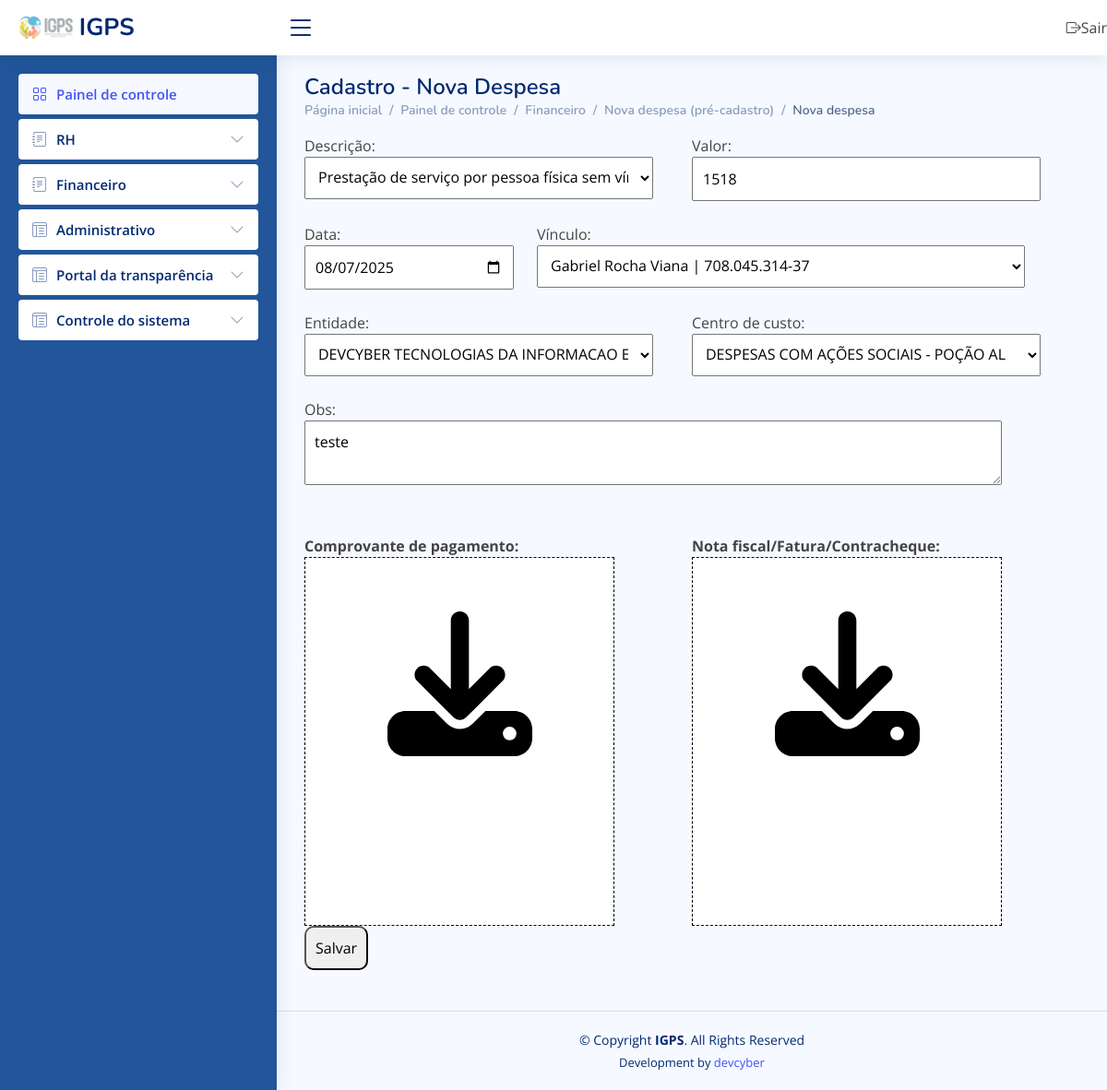
/nova_despesa/4/ (signed in), run on the app's committed database.
### corpo/models.py (models this page shows)
class PreCadastroContasPagar(models.Model):
    usuario_pre_cadastro = models.CharField(max_length=200)
    valor = models.CharField(max_length=200)
    vinculo = models.CharField(max_length=200)#Colaborador, Fornecedor, Movimentacao entre contas
    data = models.CharField(max_length=200)
    obs = models.CharField(max_length=5000, null=True)
    descricao = models.CharField(max_length=200)
    status = models.CharField(max_length=200)
    long = models.CharField(max_length=200)
    lat = models.CharField(max_length=200)
    entidade = models.CharField(max_length=200)
    centrodecusto = models.CharField(max_length=200, null=True)
    comprovante_pagamento = models.FileField(null=True)
    nota_fatura = models.FileField(null=True)#Nota fiscal, Fatura, Contracheque

### corpo/views.py (the view)
# urls.py: url(r'nova_despesa/(?P<cod>[0-9]+)/', views.nova_despesa, name="nova_despesa"),
@login_required
def nova_despesa(request, cod):
    msg = 'Tela de cadastro. Tela de pre-cadastro encerrada.'
    if request.method == 'POST':
        usuario_cadastro = request.user.username
        valor = request.POST.get('valor')
        vinculo = request.POST.get('vinculo').split('-')[0] + '-' + request.POST.get('vinculo').split('-')[1]
        nome_vinculo = request.POST.get('vinculo').split('-')[2]
        data = request.POST.get('data')
        obs = request.POST.get('obs')
        descricao = request.POST.get('descricao')
        status = ''
        long = request.POST.get('long')
        lat = request.POST.get('lat')
        entidade = request.POST.get('entidade')
        comprovante_pagamento = request.FILES.get('comprovante_pagamento')
        nota_fatura = request.FILES.get('comprovante_pagamento')
        ContasPagar(usuario_cadastro=usuario_cadastro, valor=valor, nome_vinculo=nome_vinculo, vinculo=vinculo, data=data, obs=obs, descricao=descricao, status=status,
        comprovante_pagamento=comprovante_pagamento, nota_fatura=nota_fatura, long=long, lat=lat, entidade=entidade).save()
        msg = 'Salvo!'
        localizar_ip = LocationService()
        resultado = localizar_ip.get_location(str(request.META.get('REMOTE_ADDR')))
        Logs(usuario=request.user.username, data_hora=datetime.now(), dados_post=request.POST.items(), dados_pc_acesso=request.META.get('HTTP_USER_AGENT', ''), ip=request.META.get('REMOTE_ADDR'), tipo_acesso=request.method, pagina=request.path, endereco=resultado).save()
    else:
        localizar_ip = LocationService()
        resultado = localizar_ip.get_location(str(request.META.get('REMOTE_ADDR')))
        Logs(usuario=request.user, data_hora=datetime.now(), dados_post='', dados_pc_acesso=request.META.get('HTTP_USER_AGENT', ''), ip=request.META.get('REMOTE_ADDR'), tipo_acesso=request.method, pagina=request.path, endereco=resultado).save()
    return render(request, 'nova_despesa.html', {'permissao': request.user.last_name, 'colaboradores': Colaboradores.objects.filter(status=''), 'msg': msg,
    'precadastro': PreCadastroContasPagar.objects.filter(id=cod), 'entidades': Entidade.objects.filter(status=''), 'fornecedores': Fornecedor.objects.filter(status=''),
    'centrosdecusto': CentroCusto.objects.filter(status='')})

### corpo/ip_to_endereco.py (called while the page is built)
    def get_location(self, ip_address):
        try:
            response = self.reader.city(ip_address)
            return str(response.city.name) + ', ' + str(response.subdivisions.most_specific.name) + ' - ' + str(response.country.name)
        except geoip2.errors.AddressNotFoundError:
            return "rastreamento sem exito"

### corpo/templates/nova_despesa.html (shortened to what this page needs)
{% extends 'painel.html' %}
{% block link %}
      <h1>Cadastro - Nova Despesa</h1>
      <nav>
        <ol class="breadcrumb">
          <li class="breadcrumb-item"><a href="https://igps.net.br/painel/">Página inicial</a></li>
          <li class="breadcrumb-item"><a href="https://igps.net.br/painel/">Painel de controle</a></li>
          <li class="breadcrumb-item"><a href="#">Financeiro</a></li>
          <li class="breadcrumb-item"><a href="#">Nova despesa (pré-cadastro)</a></li>
          <li class="breadcrumb-item active">Nova despesa</li>
        </ol>
      </nav>
      {% endblock %}
{% block content %}
<form method="POST" enctype="multipart/form-data">{% csrf_token %}
    {% for p in precadastro %}
    <div style="float: left; width: 100%">
        <div style="float: left; width: 50%;">
            Descrição: <br>
            <select name="descricao">
                {% if p.descricao == 'Prestacao de servico por pessoa física sem vínculo empregatício' %}
                <option value="Prestacao de servico por pessoa física sem vínculo empregatício" selected>Prestação de serviço por pessoa física sem vínculo empregatício</option>
                {% else %}
                <option value="Prestacao de servico por pessoa física sem vínculo empregatício">Prestação de serviço por pessoa física sem vínculo empregatício</option>
                {% endif %}
            </select>
            <br><br>
        </div>
        <div style="float: left; width: 50%;">
            Valor: <br>
            <input type="text" name="valor" required="required" value="{{ p.valor }}" id="valor" placeholder="R$ 1.000.000,00">
            <br><br>
        </div>
    </div>
    <div style="float: left; width: 100%">
        <div style="float: left; width: 30%;">
            Data: <br>
            <input type="date" required="required" value="{{ p.data }}" name="data">
            <br><br>
        </div>
        <div style="float: left; width: 70%;">
            Vínculo: <br>
            <select name="vinculo" id="">
                {% for c in colaboradores %}
                    {% if c.cpf == p.vinculo %}
                    <option value="{{ c.cpf }}-{{ c.nome }}" selected>{{ c.nome }} | {{ c.cpf }}</option>
                    {% else %}
                    <option value="{{ c.cpf }}-{{ c.nome }}">{{ c.nome }} | {{ c.cpf }}</option>
                    {% endif %}
                {% endfor %}
            </select>
            <br><br>
        </div>
    </div>
    <div style="float: left; width: 100%">
        <div style="float: left; width: 50%;">
            Entidade: <br>
            <select name="entidade" id="">
                {% for e in entidades %}
                    {% if e.id|stringformat:"s" == p.entidade %}
                    <option value="{{ e.id }}" selected>{{ e.razao_social }}</option>
                    {% else %}
                    <option value="{{ e.id }}">{{ e.razao_social }}</option>
                    {% endif %}
                {% endfor %}
            </select>
            <br><br>
        </div>
        <div style="float: left; width: 50%;">
            Centro de custo: <br>
            <select name="centrodecusto" id="">
                {% for c in centrosdecusto %}
                    {% if p.centrodecusto == c.id %}
                        <option value="{{ c.d }}" selected>{{ c.nome }}</option>
                    {% else %}
                        <option value="{{ c.d }}">{{ c.nome }}</option>
                    {% endif %}
                {% endfor %}
            </select>
            <br><br>
        </div>
    </div>
    <div style="float: left; width: 100%">
        <div style="float: left; width: 100%;">
            Obs: <br>
            <textarea name="obs">{{ p.obs }}</textarea>
            <br><br>
        </div>
    </div>
    {% endfor %}
    <div style="float: left; width: 100%">
        <div style="float: left; width: 50%;">
            <br>
            <b>Comprovante de pagamento:</b> <br>
            <label for="anexo_comprovante_pagamento" id="campo-comprovante_pagamento" style="border: 1px dashed black; background-color: white; width: 80%; height: 400px; text-align: center; margin: 0 auto">
                <br><br>
            </label>
        </div>
        <div style="float: left; width: 50%;">
            <br>
            <b>Nota fiscal/Fatura/Contracheque:</b> <br>
            <label for="anexo_nota_fatura" id="campo-nota_fatura" style="border: 1px dashed black; background-color: white; width: 80%; height: 400px; text-align: center; margin: 0 auto">
                <br><br>
            </label>
        </div>
    </div>
    <br><br>
    <button style="padding: 10px; border-radius: 10px;" id="botao"> Salvar</button>
    <br><br>
</form>
{% endblock %}

### corpo/static/css/style_painel.css (style rules this page uses)
:root { scroll-behavior: smooth; }
body { font-family: "Open Sans", sans-serif; background: #f6f9ff; color: #444444; }
a { color: #4154f1; text-decoration: none; }
h1, h2, h3, h4, h5, h6 { font-family: "Nunito", sans-serif; }
.pagetitle h1 { font-size: 24px; margin-bottom: 0; font-weight: 600; color: #012970; }
.breadcrumb { font-size: 14px; font-family: "Nunito", sans-serif; color: #899bbd; font-weight: 600; }
.breadcrumb a { color: #899bbd; transition: 0.3s; }
.breadcrumb .breadcrumb-item::before { color: #899bbd; }
.breadcrumb .active { color: #51678f; font-weight: 600; }

### corpo/templates/nova_despesa.html (style rules this page uses)
select, textarea, label, input { padding: 10px; width: 90% }
form { width: 100%; }

### data on the page
PreCadastroContasPagar: descricao "Prestação de serviço por pessoa física sem vínculo empregatício", valor "1518", data "08/07/2025", obs "teste"

### other printed values
form field vinculo "Gabriel Rocha Viana | 708.045.314-37"
form field entidade "DEVCYBER TECNOLOGIAS DA INFORMACAO E COMUNICACAO LTDA"
form field centrodecusto "DESPESAS COM AÇÕES SOCIAIS - POÇÃO AL"
